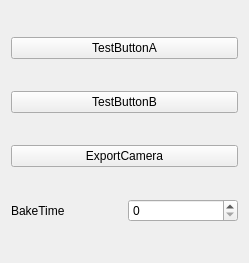
<?xml version="1.0" encoding="UTF-8"?>
<ui version="4.0">
 <class>Form</class>
 <widget class="QWidget" name="Form">
  <property name="geometry">
   <rect>
    <x>0</x>
    <y>0</y>
    <width>249</width>
    <height>263</height>
   </rect>
  </property>
  <property name="minimumSize">
   <size>
    <width>0</width>
    <height>223</height>
   </size>
  </property>
  <property name="windowTitle">
   <string>MyPlug v0.1</string>
  </property>
  <layout class="QGridLayout" name="gridLayout">
   <item row="0" column="0" colspan="2">
    <widget class="QPushButton" name="Pbutton_A">
     <property name="sizePolicy">
      <sizepolicy hsizetype="Preferred" vsizetype="Fixed">
       <horstretch>0</horstretch>
       <verstretch>0</verstretch>
      </sizepolicy>
     </property>
     <property name="mouseTracking">
      <bool>false</bool>
     </property>
     <property name="text">
      <string>TestButtonA</string>
     </property>
    </widget>
   </item>
   <item row="2" column="0" colspan="2">
    <widget class="QPushButton" name="Pbutton_C">
     <property name="sizePolicy">
      <sizepolicy hsizetype="Preferred" vsizetype="Fixed">
       <horstretch>0</horstretch>
       <verstretch>0</verstretch>
      </sizepolicy>
     </property>
     <property name="mouseTracking">
      <bool>false</bool>
     </property>
     <property name="text">
      <string>ExportCamera</string>
     </property>
    </widget>
   </item>
   <item row="1" column="0" colspan="2">
    <widget class="QPushButton" name="Pbutton_B">
     <property name="sizePolicy">
      <sizepolicy hsizetype="Preferred" vsizetype="Fixed">
       <horstretch>0</horstretch>
       <verstretch>0</verstretch>
      </sizepolicy>
     </property>
     <property name="mouseTracking">
      <bool>false</bool>
     </property>
     <property name="text">
      <string>TestButtonB</string>
     </property>
    </widget>
   </item>
   <item row="3" column="0">
    <widget class="QLabel" name="label">
     <property name="text">
      <string>BakeTime</string>
     </property>
    </widget>
   </item>
   <item row="3" column="1">
    <widget class="QSpinBox" name="Time">
     <property name="maximum">
      <number>1000</number>
     </property>
    </widget>
   </item>
  </layout>
 </widget>
 <resources/>
 <connections/>
</ui>
